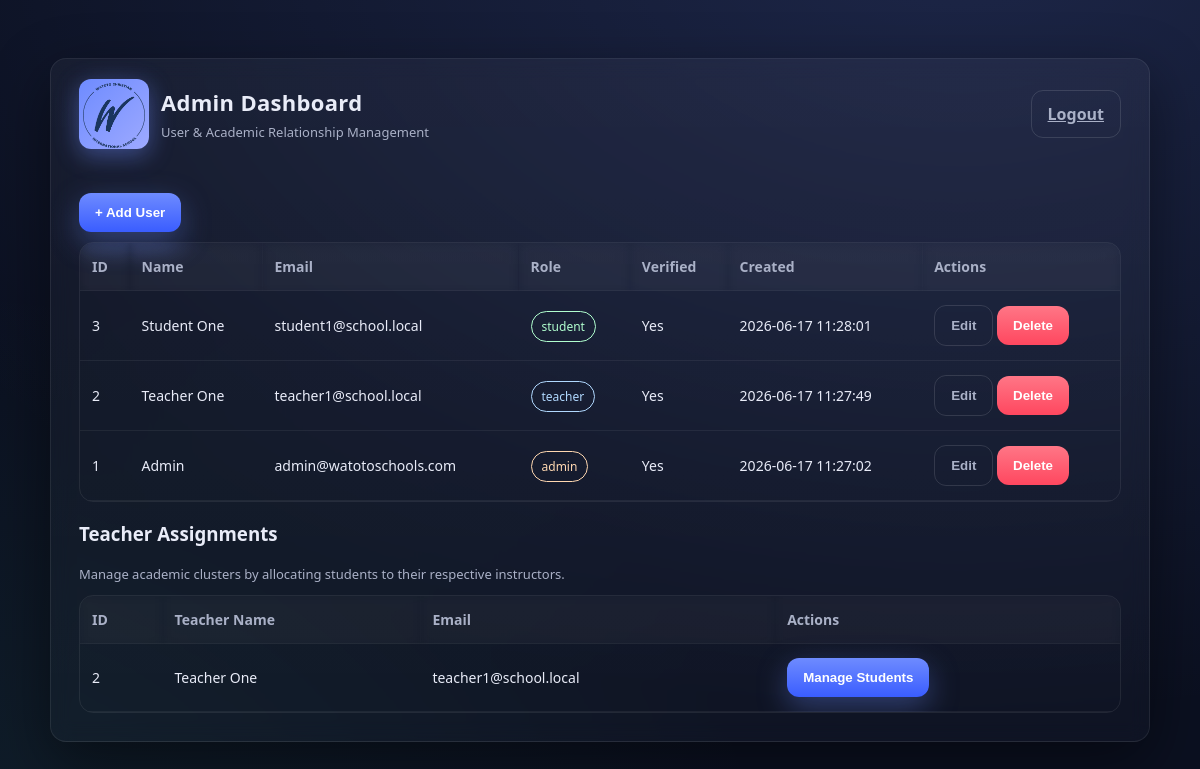
Page /dashboard2/admin.php (signed in) on the earlier database version.
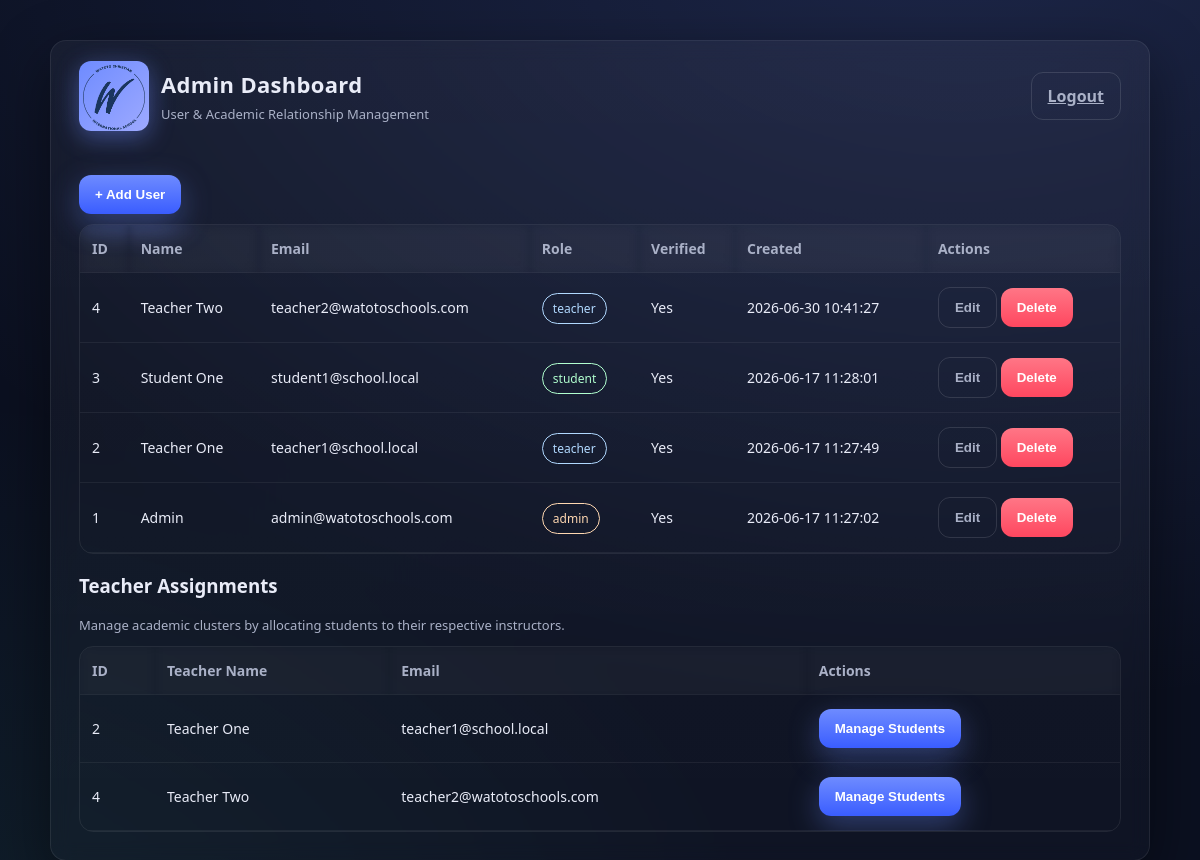
Same page on the later database version.
### tables this page shows
CREATE TABLE `users` (
  `id` int(10) UNSIGNED NOT NULL,
  `full_name` varchar(255) NOT NULL,
  `email` varchar(191) NOT NULL,
  `password` varchar(255) NOT NULL,
  `role` enum('admin','teacher','student') NOT NULL DEFAULT 'student',
  `is_verified` tinyint(1) NOT NULL DEFAULT 1,
  `created_at` timestamp NOT NULL DEFAULT current_timestamp()
);

### dashboard2/admin.php (the view, shortened to what this page needs)
<?php
require '../includes/db.php';
$users = $pdo->query('SELECT id, full_name, email, role, is_verified, created_at FROM users ORDER BY id DESC')->fetchAll();
$teachers = $pdo->query("SELECT id, full_name, email FROM users WHERE role = 'teacher' ORDER BY full_name ASC")->fetchAll();
?>
<!DOCTYPE html>
<html lang="en">
<head>
</head>
<body>
  <main class="container-center">
    <section class="card">
    <header class="card__header">
    <div class="header" style="justify-content: space-between; width:100%">
      <div style="display:flex; align-items:center; gap:12px;">
        <div class="logo"><img src="../WCIS_LOGO-1-removebg-preview.png"></div>
        <div>
      <h1 class="card__title">Admin Dashboard</h1>
      <p class="card__sub">User & Academic Relationship Management</p>
    </div>
  </div>
  <a class="btn btn--ghost" href="../auth/logout.php">Logout</a>
</div>
</header>
<div class="card__body">
<div class="toolbar"><button class="btn btn--primary" onclick="openUserModal()">+ Add User</button></div>
<div class="table-wrap"><table class="table">
<thead><tr><th>ID</th><th>Name</th><th>Email</th><th>Role</th><th>Verified</th><th>Created</th><th>Actions</th></tr></thead>
<tbody>
<?php foreach ($users as $u): ?>
<tr>
<td><?= $u['id'] ?></td>
<td><?= htmlspecialchars($u['full_name']) ?></td>
<td><?= htmlspecialchars($u['email']) ?></td>
<td>
  <span class="badge badge--<?= $u['role'] ?>"><?= htmlspecialchars($u['role']) ?></span>
</td>
<td><?= $u['is_verified']?'Yes':'No' ?></td>
<td><?= htmlspecialchars($u['created_at']) ?></td>
<td>
<button class="btn btn--ghost" onclick="openUserModal(<?= $u['id'] ?>,'<?= htmlspecialchars($u['full_name'],ENT_QUOTES) ?>','<?= htmlspecialchars($u['email'],ENT_QUOTES) ?>','<?= $u['role'] ?>')">Edit</button>
<button class="btn btn--danger" onclick="deleteUser(<?= $u['id'] ?>)">Delete</button>
</td>
</tr>
<?php endforeach; ?>
</tbody>
</table></div>
<h3>Teacher Assignments</h3>
<p class="card__sub" style="margin-bottom: 12px;">Manage academic clusters by allocating students to their respective instructors.</p>
<div class="table-wrap" style="margin-top:12px"><table class="table">
<thead><tr><th>ID</th><th>Teacher Name</th><th>Email</th><th>Actions</th></tr></thead>
<tbody>
<?php foreach ($teachers as $t): ?>
<tr>
<td><?= $t['id'] ?></td>
<td><?= htmlspecialchars($t['full_name']) ?></td>
<td><?= htmlspecialchars($t['email']) ?></td>
<td>
<button class="btn btn--primary" onclick="openAssignmentModal(<?= $t['id'] ?>, '<?= htmlspecialchars($t['full_name'], ENT_QUOTES) ?>')">Manage Students</button>
</td>
</tr>
<?php endforeach; ?>
</tbody>
</table></div>
</div>
</div></section>
</body>
</html>

### dashboard2/admin.php (style rules this page uses)
:root { --bg: #0b1020; --bg-soft: #11162b; --card: #151b34; --muted: #aab1c7; --text: #e9ecf8; --primary: #6e8bff; --primary-700: #3a5dff; --danger: #ff5b6e; --success: #4cd4a8; --radius: 16px; --shadow-lg: 0 20px 60px rgba(0, 0, 0, .45); --shadow-md: 0 10px 30px rgba(0, 0, 0, .35); }
* { box-sizing: border-box; }
html, body { height: 100%; }
body { margin: 0; font-family: ui-sans-serif, system-ui, -apple-system, Segoe UI, Roboto, Ubuntu, Cantarell, Noto Sans, Helvetica, Arial; background: radial-gradient(1200px 800px at 80% -10%, rgba(110, 139, 255, .18), transparent), radial-gradient(900px 600px at -10% 110%, rgba(76, 212, 168, .08), transparent), var(--bg); color: var(--text) }
.container-center { min-height: 100vh; display: grid; place-items: center; padding: 40px 16px; }
.card { width: min(1100px, 96vw); background: linear-gradient(180deg, rgba(255, 255, 255, .04), rgba(255, 255, 255, .02)); backdrop-filter: blur(10px); border: 1px solid rgba(255, 255, 255, .08); border-radius: var(--radius); box-shadow: var(--shadow-lg); }
.card__header { padding: 20px 28px 0; }
.card__body { padding: 28px; }
.card__title { margin: 0; font-size: 22px; letter-spacing: .3px; }
.card__sub { margin: 6px 0 0; color: var(--muted); font-size: 13px }
.header { display: flex; align-items: center; gap: 12px; }
.logo { width: 70px; height: 70px; border-radius: 12px; background: linear-gradient(135deg, var(--primary), #9eaaff); box-shadow: 0 6px 24px rgba(110, 139, 255, .45); display: grid; place-items: center; overflow: hidden; }
.logo img { width: 100%; height: 90%; object-fit: contain; }
.btn { cursor: pointer; user-select: none; border: none; border-radius: 12px; padding: 12px 16px; font-weight: 700; }
.btn--primary { background: linear-gradient(180deg, var(--primary), var(--primary-700)); color: #fff; box-shadow: 0 10px 30px rgba(110, 139, 255, .35); }
.btn--ghost { background: transparent; color: var(--muted); border: 1px solid rgba(255, 255, 255, .12); }
.btn--danger { background: linear-gradient(180deg, #ff7686, #ff475f); color: #fff; }
.table-wrap { overflow: auto; border-radius: 14px; border: 1px solid rgba(255, 255, 255, .08) }
.table { width: 100%; border-collapse: collapse }
.table th, .table td { padding: 14px 12px; border-bottom: 1px solid rgba(255, 255, 255, .06); text-align: left; font-size: 14px }
.table th { color: var(--muted); font-weight: 600; background: rgba(255, 255, 255, .02); position: sticky; top: 0; backdrop-filter: blur(6px) }
.toolbar { display: flex; justify-content: space-between; align-items: center; gap: 12px; margin: 16px 0 10px }
.badge { padding: 6px 10px; border-radius: 100px; font-size: 12px; border: 1px solid rgba(255, 255, 255, .12); color: var(--muted) }
.badge--admin { color: #ffd8b1; border-color: #ffd8b1 }
.badge--teacher { color: #b1d9ff; border-color: #b1d9ff }
.badge--student { color: #b1ffcf; border-color: #b1ffcf }
.logo img { transition: transform 0.3s ease, filter 0.3s ease; }
.card { animation: fadeInUp .5s ease both; }
.btn { transition: transform .18s ease, box-shadow .18s ease, filter .18s ease; }
.badge { animation: badgePop .35s ease; }
.table-wrap { -webkit-overflow-scrolling: touch; }
.table tbody tr { animation: rowIn .35s ease both; transition: background .2s ease; }
.logo { transition: transform .3s ease, filter .3s ease; }

Differences in the rows shown:
added users: id "4", full_name "Teacher Two", email "teacher2@watotoschools.com", role "teacher", is_verified "Yes", created_at "2026-06-30 10:41:27"
